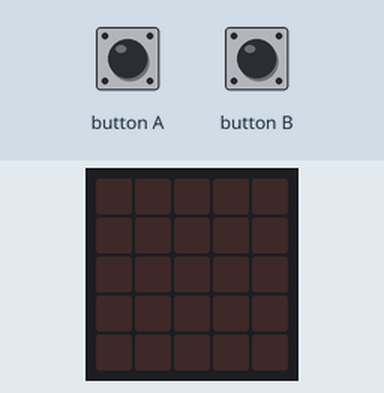
Bench run of a program on a simulated BBC micro:bit (MakeCode). Parts: the board's 5×5 LED display. The inputs (shaded band) are chosen by the test bench.

Above: at 1.2 s.
1.3 s: button A pressed for 0.15 s
At 2.3 s:
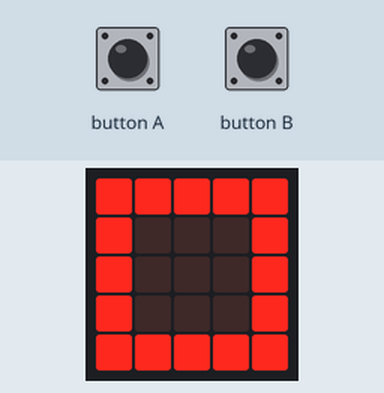
At 3.2 s:
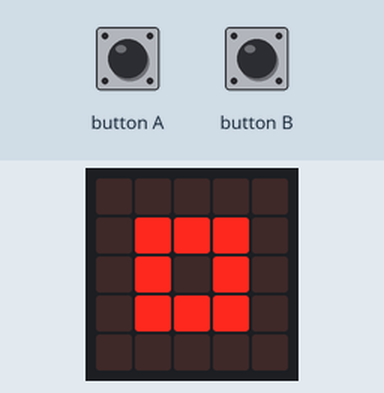
4.4 s: button B pressed for 0.15 s
At 7.6 s:
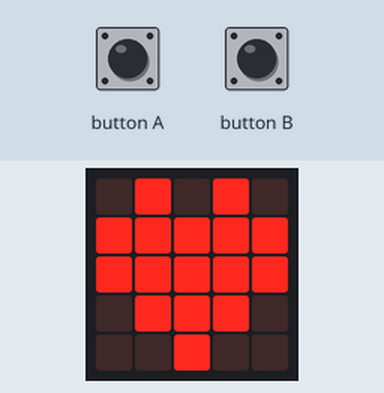
Timing chart, 0 to 9.1 s (numbered marks = the images above; inputs shaded):
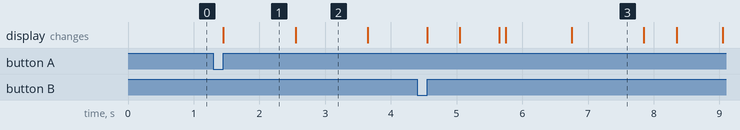

The program:

main.ts
```typescript
input.onButtonPressed(Button.A, function () {
    basic.showIcon(IconNames.Square)
    basic.pause(500)
    basic.showIcon(IconNames.SmallSquare)
    basic.pause(500)
    basic.showLeds(`
        . . . . .
        . . . . .
        . . # . .
        . . . . .
        . . . . .
        `)
    basic.pause(500)
    basic.clearScreen()
    basic.pause(500)
    basic.showIcon(IconNames.Happy)
    basic.pause(100)
    basic.clearScreen()
})
input.onButtonPressed(Button.B, function () {
    basic.showLeds(`
        . . . . .
        . . . . .
        . . # . .
        . . . . .
        . . . . .
        `)
    basic.pause(500)
    basic.showIcon(IconNames.SmallHeart)
    basic.pause(500)
    basic.showIcon(IconNames.Heart)
    basic.pause(500)
    basic.clearScreen()
    basic.pause(500)
    basic.showIcon(IconNames.Surprised)
    basic.pause(100)
    basic.clearScreen()
})
```

test.ts
```typescript
// 在這裡測試；當此封包作為擴充功能時，將不會編譯此內容。
```

Measured:
- after the input at 1.3 s, the display: changes after 0.15 s (image 1)
- after the input at 4.4 s, the display: first differs from a run without the input after 1.3 s (image 3 shows a later state)
- what the display in image 1 shows lasts 1.1 s, from 1.5 s to 2.6 s
